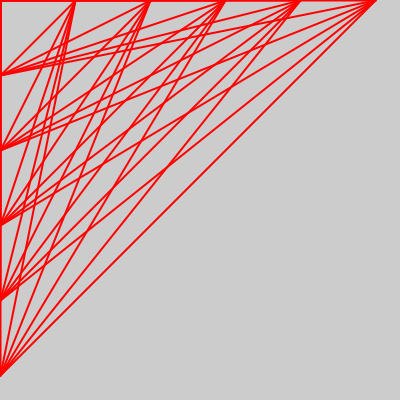
Frame 1 (no input)
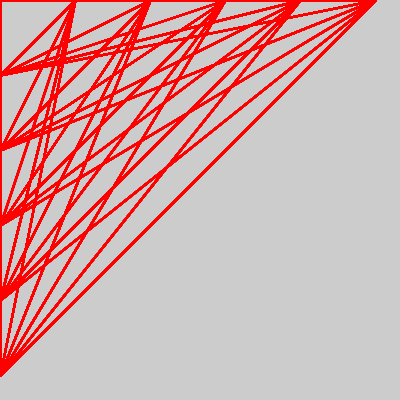
Frame 60 (the mouse pressed at the canvas centre just before this capture)
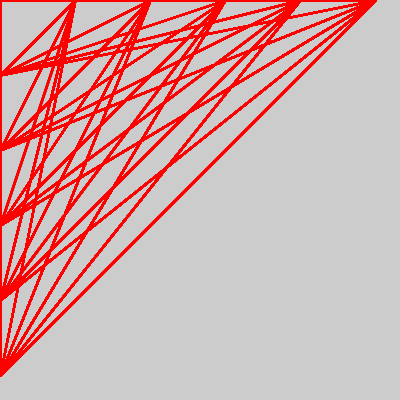
Frame 120 (the mouse held since frame 60 and released just before this capture)

The Processing sketch that drew these frames (run headless with seeded random() and noise(); from frame 60 on, the mouse is pressed at the canvas centre):

// Processing sketch: HW1_Connecting
// ── HW1_Connecting.pde
void setup(){
size(400,400);
}

void draw(){
  strokeWeight(2);
  stroke(255,0,0);
 for(int x = 0 ; x< width;x+=75){
  for(int y = 0; y < height;y+=75){
   line(x,0,0,y);
  }
 }
}
